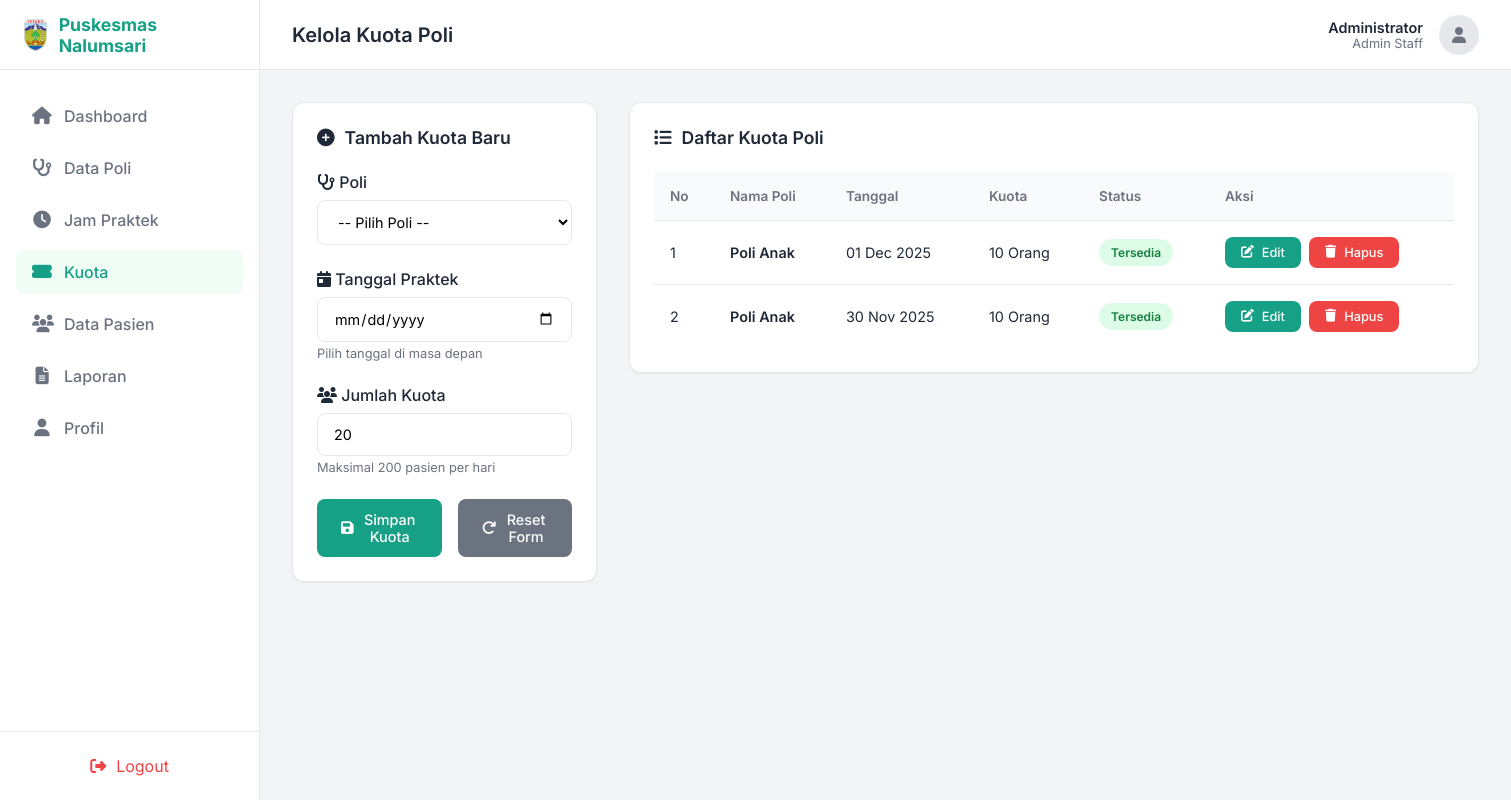
The app's page /admin/kuota.php (signed in) with its own data.
### tables this page shows
CREATE TABLE `kuota_poli` (
  `id` int NOT NULL,
  `id_poli` int NOT NULL,
  `tanggal` date NOT NULL,
  `kuota` int NOT NULL DEFAULT '10'
);

CREATE TABLE `poli` (
  `id` int NOT NULL,
  `nama_poli` varchar(50) NOT NULL,
  `keterangan` text,
  `created_at` timestamp NULL DEFAULT CURRENT_TIMESTAMP
);

### admin/kuota.php (the view, shortened to what this page needs)
<?php
include '../config/database.php';
$kuota_query = "SELECT kp.*, p.nama_poli
                FROM kuota_poli kp
                JOIN poli p ON kp.id_poli = p.id
                ORDER BY kp.tanggal DESC, p.nama_poli";
$kuota_result = mysqli_query($conn, $kuota_query);
?>
<!DOCTYPE html>
<html lang="id">
<head>
    <link rel="stylesheet" href="https://cdnjs.cloudflare.com/ajax/libs/font-awesome/6.4.0/css/all.min.css">
</head>
<body>
    <nav class="sidebar" id="sidebar">
        <div class="sidebar-header">
            <a href="#" class="logo">
                <img src="../assets/images/logo.png" alt="Logo">
                <span>Puskesmas Nalumsari</span>
            </a>
        </div>
        <ul class="nav-menu">
            <li class="nav-item">
                <a href="dashboard.php" class="nav-link">
                    <i class="fas fa-home"></i>
                    <span>Dashboard</span>
                </a>
            </li>
            <li class="nav-item">
                <a href="poli.php" class="nav-link">
                    <i class="fas fa-stethoscope"></i>
                    <span>Data Poli</span>
                </a>
            </li>
            <li class="nav-item">
                <a href="jam_poli.php" class="nav-link">
                    <i class="fas fa-clock"></i>
                    <span>Jam Praktek</span>
                </a>
            </li>
            <li class="nav-item">
                <a href="kuota.php" class="nav-link active">
                    <i class="fas fa-ticket-alt"></i>
                    <span>Kuota</span>
                </a>
            </li>
            <li class="nav-item">
                <a href="pasien.php" class="nav-link">
                    <i class="fas fa-users"></i>
                    <span>Data Pasien</span>
                </a>
            </li>
            <li class="nav-item">
                <a href="laporan.php" class="nav-link">
                    <i class="fas fa-file-alt"></i>
                    <span>Laporan</span>
                </a>
            </li>
            <li class="nav-item">
                <a href="profil.php" class="nav-link">
                    <i class="fas fa-user"></i>
                    <span>Profil</span>
                </a>
            </li>
        </ul>
        <div class="sidebar-footer">
            <a href="../auth/logout.php" class="btn-logout" style="display:flex; align-items:center; gap:10px; width:100%; justify-content:center;">
                <i class="fas fa-sign-out-alt"></i> Logout
            </a>
        </div>
    </nav>
    <main class="main-content">
        <header class="top-header">
            <div style="display: flex; align-items: center; gap: 15px;">
                <h2 class="page-title">Kelola Kuota Poli</h2>
            </div>
            <div class="user-profile">
                <div class="user-info">
                    <div class="user-name"><?php echo isset($_SESSION['nama']) ? $_SESSION['nama'] : 'Administrator'; ?></div>
                    <div class="user-role">Admin Staff</div>
                </div>
                <div style="background: #e5e7eb; width: 40px; height: 40px; border-radius: 50%; display: flex; align-items: center; justify-content: center; color: #6b7280;">
                    <i class="fas fa-user"></i>
                </div>
            </div>
        </header>
        <div class="content-wrapper">
            <div class="dashboard-grid">
                <div class="form-section">
                    <div class="card-box" id="form-tambah">
                        <div class="card-header">
                            <h3 class="card-title">
                                <i class="fas fa-plus-circle"></i>
                                Tambah Kuota Baru
                            </h3>
                        </div>
                        <form method="POST">
                            <div class="form-group">
                                <label class="form-label" for="id_poli">
                                    <i class="fas fa-stethoscope"></i>
                                    Poli
                                </label>
                                <select id="id_poli" name="id_poli" class="form-control" required>
                                    <option value="">-- Pilih Poli --</option>
                                </select>
                            </div>
                            <div class="form-group">
                                <label class="form-label" for="tanggal">
                                    <i class="fas fa-calendar-day"></i>
                                    Tanggal Praktek
                                </label>
                                <input type="date" id="tanggal" name="tanggal" class="form-control"
                                       min="<?php echo date('Y-m-d'); ?>" required>
                                <span class="form-text">Pilih tanggal di masa depan</span>
                            </div>
                            <div class="form-group">
                                <label class="form-label" for="kuota">
                                    <i class="fas fa-users"></i>
                                    Jumlah Kuota
                                </label>
                                <input type="number" id="kuota" name="kuota" class="form-control"
                                       min="1" max="200" value="20" required>
                                <span class="form-text">Maksimal 200 pasien per hari</span>
                            </div>
                            <div class="form-actions">
                                <button type="submit" name="tambah" class="btn btn-primary">
                                    <i class="fas fa-save"></i>
                                    Simpan Kuota
                                </button>
                                <button type="reset" class="btn btn-secondary">
                                    <i class="fas fa-redo"></i>
                                    Reset Form
                                </button>
                            </div>
                        </form>
                    </div>
                </div>
                <div class="table-section">
                    <div class="card-box">
                        <div class="card-header">
                            <h3 class="card-title">
                                <i class="fas fa-list"></i>
                                Daftar Kuota Poli
                            </h3>
                        </div>
                        <div class="table-responsive">
                            <table>
                                <thead>
                                    <tr>
                                        <th>No</th>
                                        <th>Nama Poli</th>
                                        <th>Tanggal</th>
                                        <th>Kuota</th>
                                        <th>Status</th>
                                        <th>Aksi</th>
                                    </tr>
                                </thead>
                                <tbody>
                                    <?php
                                    $no = 1;
                                    if (mysqli_num_rows($kuota_result) > 0) {
                                        mysqli_data_seek($kuota_result, 0);
                                        while ($kuota = mysqli_fetch_assoc($kuota_result)) {
                                            $badgeClass = 'badge-available';
                                            $statusText = 'Tersedia';
                                            echo "<tr>
                                                    <td>$no</td>
                                                    <td>
                                                        <div style='font-weight:600;'>{$kuota['nama_poli']}</div>
                                                    </td>
                                                    <td>" . date('d M Y', strtotime($kuota['tanggal'])) . "</td>
                                                    <td>{$kuota['kuota']} Orang</td>
                                                    <td><span class='badge $badgeClass'>$statusText</span></td>
                                                    <td>
                                                        <div class='action-buttons'>
                                                            <button onclick='editKuota({$kuota['id']}, {$kuota['id_poli']}, \"{$kuota['tanggal']}\", {$kuota['kuota']})'
                                                                    class='btn btn-primary btn-sm'>
                                                                <i class='fas fa-edit'></i> Edit
                                                            </button>
                                                            <a href='kuota.php?hapus={$kuota['id']}'
                                                               class='btn btn-danger btn-sm'
                                                               onclick='return confirm(\"Yakin menghapus kuota ini?\")'>
                                                                <i class='fas fa-trash'></i> Hapus
                                                            </a>
                                                        </div>
                                                    </td>
                                                  </tr>";
                                            $no++;
                                        }
                                    }
                                    ?>
                                </tbody>
                            </table>
                        </div>
                    </div>
                </div>
            </div>
        </div>
    </main>
</body>
</html>

### records on screen
kuota_poli: id_poli.nama_poli "Poli Anak", tanggal "01 Dec 2025", kuota "10", statusText "Tersedia"
kuota_poli: id_poli.nama_poli "Poli Anak", tanggal "30 Nov 2025", kuota "10", statusText "Tersedia"

### other values on screen
$_SESSION['nama'] "Administrator"
